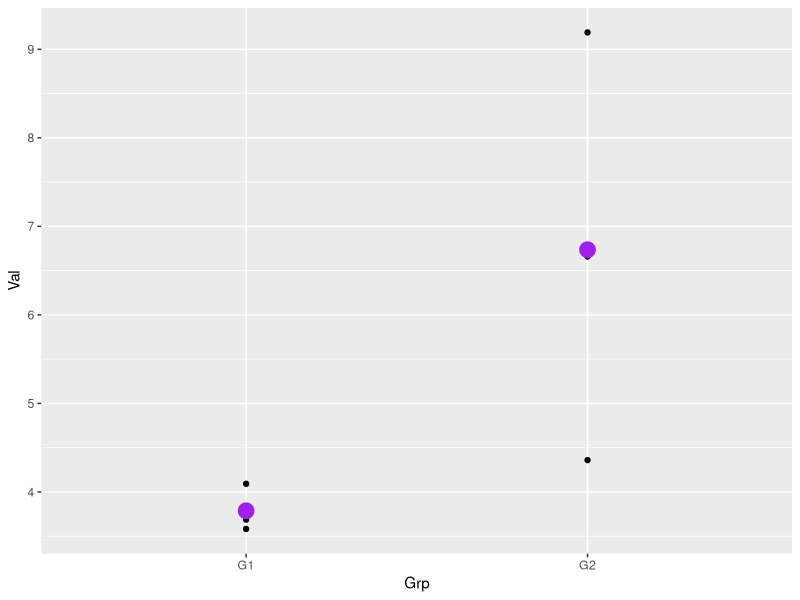

Source code (R):
#!/usr/bin/env Rscript
# linetwo , lines between two conditions
library(ggplot2)
library(Cairo)

# fix the pseudrand seq or not?
set.seed(1)

my_smry <- function(y) { 
      ysd <- sd(y, na.rm = TRUE)
  ymd <- median(y, na.rm = TRUE)
    data.frame(y = ymd, ymin = ymd - ysd, ymax = ymd + ysd)
}

ns <-6 
hns <- ns/2 # half the samples
g1m <- 4 # group 1 mean
g2m <- 6 # group 2 mean
g1sd <- 0.5 # group 1 sd
g2sd <- 2 # group 1 sd

d <- data.frame(row.names=paste0("S", 1:ns),
                Val=c(rnorm(hns, mean=g1m, sd=g1sd), rnorm(hns, mean=g2m, sd=g2sd)),
                Grp=rep(paste0("G",1:2), each=hns),
                Pair=rep(paste0("P",1:hns), 2))
dv <- data.frame(Grp=c("G1", "G2"), Mean=c(mean(d$Val[d$Grp=="G1"]), mean(d$Val[d$Grp=="G2"])))

# CairoPNG("ltw0.png", 800, 800)
# ggplot(d, aes(x=Grp, y=Val, group=Pair), colour=Grp) +
#         geom_point() +
#         geom_path(color="green") +
#         geom_point(d, aes(x=Grp), stat="mean", colour="red")
# dev.off()

# CairoPNG("ltw1.png", 800, 800)
# ggplot(d, aes(x=Grp, y=Val, group=Pair), colour=Grp) +
# ggplot(d, aes(Grp, Val)) +
#      geom_point() +
      # geom_point(d, aes(x=Val), stat="mean")
#     geom_point(stat= "summary", fun.y=mean, shape=16, size=4, color="red")
    # stat_summary(geom="pointrange", fun.data=mean_se)
#     stat_summary(aes(x=Grp, y=Val))
    # stat_summary()
     # geom_path(color="green")
#    geom_pointrange(stat = "summary", fun.data = "my_smry", color = "red")
# dev.off()

CairoPNG("ltw2.png", 800, 800)
ggplot(d, aes(x=Grp, y=Val)) +
       geom_point() +
       stat_summary(geom="point", fun=mean, col="purple", size=5)
#        geom_path(color="green") +
       # geom_point(data=dv, mapping=aes(x=Grp, y=Mean))
#         geom_point(d, aes(x=Grp), stat="mean", colour="red")
dev.off()
# the above is troublesome, it came from 
# https://stackoverflow.com/questions/52217852/how-to-add-means-to-a-ggplot-geom-point-plot
# .e. data=dv, introducing adding a different data frame onto the same plot? Oops, recipe for disast
